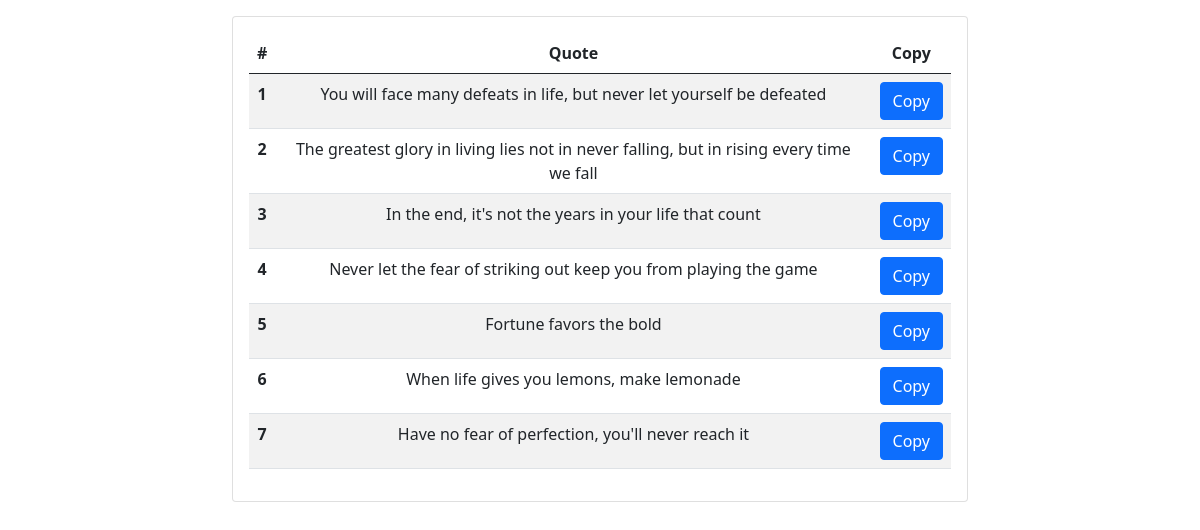
The page / on the database its author committed.
### clipboard/models.py (models this page shows, shortened)
class Quote(models.Model):
    quote = models.CharField(max_length=100)
    created = models.DateTimeField(auto_now_add=True)

### clipboard/views.py (the view)
# urls.py: path('',QuotesList.as_view(),name="quotes")
class QuotesList(ListView):
    model = Quote
    template_name: str = 'clipboard/index.html'
    context_object_name = "quotes"
    def get_queryset(self):
        return Quote.objects.all().order_by('created')

### clipboard/templates/clipboard/index.html
{% extends 'base.html' %}
{% block content %}
<div class="row justify-content-center mt-3">
    <div class="col-md-8">
        <div class="card">
            <div class="card-body">
                <table class="table table-striped">
                    <thead>
                      <tr class="text-center">
                        <th scope="col">#</th>
                        <th scope="col">Quote</th>
                        <th scope="col">Copy</th>
                      </tr>
                    </thead>
                    <tbody>
                        {% for quote in quotes %}
                      <tr class="text-center">
                        <th scope="row">{{quote.id}}</th>
                        <td>{{quote.quote}}</td>
                        <td><a class="btn btn-primary btnCopy" data-quote="{{quote.quote}}">Copy</a></td>
                      </tr>
                      {% endfor %}
                    </tbody>
                  </table>
            </div>
        </div>
</div>
</div>
  {% endblock content %}

### templates/base.html (shortened to what this page needs)
{% load static %}
<!DOCTYPE html>
<html>
    <head>
        <link rel="stylesheet" href="{% static 'css/bootstrap.min.css' %}">
    </head>
    <body>
        <div class="container">
        {% block content %}
        {% endblock content %}
        </div>
    </body>
</html>

### rows shown on the page
Quote: id "1", quote "You will face many defeats in life, but never let yourself be defeated"
Quote: id "2", quote "The greatest glory in living lies not in never falling, but in rising every time we fall"
Quote: id "3", quote "In the end, it's not the years in your life that count"
Quote: id "4", quote "Never let the fear of striking out keep you from playing the game"
Quote: id "5", quote "Fortune favors the bold"
Quote: id "6", quote "When life gives you lemons, make lemonade"
Quote: id "7", quote "Have no fear of perfection, you'll never reach it"
